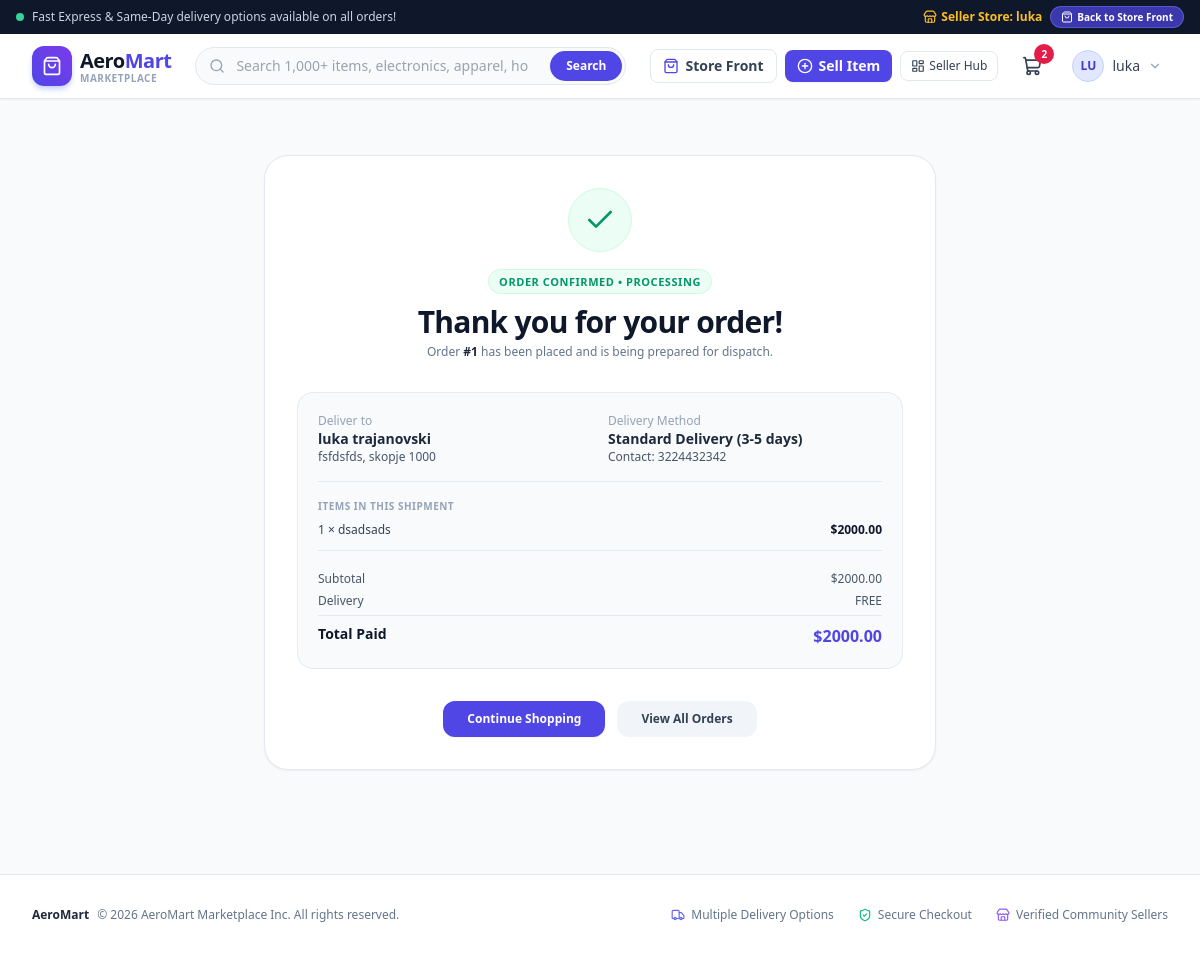
The page /orders/order/1/success/ (signed in) on the database its author committed.
### accounts/models.py (models this page shows, shortened)
class SellerProfile(models.Model):
    user = models.OneToOneField(User, on_delete=models.CASCADE, related_name="seller_profile")
    store_name = models.CharField(max_length=120, unique=True)
    bio = models.TextField(blank=True, help_text="Short description about the seller or store")
    phone_number = models.CharField(max_length=30, blank=True)
    created_at = models.DateTimeField(auto_now_add=True)

### orders/models.py (models this page shows, shortened)
class Order(models.Model):
    user = models.ForeignKey(User, on_delete=models.SET_NULL, null=True, blank=True, related_name="orders")
    full_name = models.CharField(max_length=150)
    email = models.EmailField()
    phone = models.CharField(max_length=30)
    shipping_address = models.TextField()
    city = models.CharField(max_length=100)
    postal_code = models.CharField(max_length=20)
    delivery_option = models.CharField(max_length=50)
    delivery_fee = models.DecimalField(max_digits=10, decimal_places=2)
    subtotal = models.DecimalField(max_digits=10, decimal_places=2)
    grand_total = models.DecimalField(max_digits=10, decimal_places=2)
    status = models.CharField(max_length=20, choices=ORDER_STATUS_CHOICES, default="processing")
    created_at = models.DateTimeField(auto_now_add=True)
    class Meta:
        ordering = ["-created_at"]

class OrderItem(models.Model):
    order = models.ForeignKey(Order, on_delete=models.CASCADE, related_name="items")
    product = models.ForeignKey(Product, on_delete=models.SET_NULL, null=True, blank=True)
    product_title = models.CharField(max_length=200)
    price = models.DecimalField(max_digits=10, decimal_places=2)
    quantity = models.PositiveIntegerField(default=1)
    @property
    def total_price(self):
        return self.price * self.quantity

### orders/views.py (the view)
# urls.py: path("order/<int:order_id>/success/", views.order_success_view, name="order_success"),
def order_success_view(request, order_id):
    order = get_object_or_404(Order.objects.prefetch_related("items"), id=order_id)
    return render(request, "orders/order_success.html", {"order": order})

### accounts/models.py (called while the page is built)
def is_seller(self):
    return hasattr(self, "seller_profile")

### cart/context_processors.py (called while the page is built)
def cart_context(request):
    try:
        cart = get_or_create_cart(request)
        return {
            "global_cart": cart,
            "cart_item_count": cart.item_count,
        }
    except Exception:
        return {
            "global_cart": None,
            "cart_item_count": 0,
        }

### cart/models.py (called while the page is built)
    @property
    def item_count(self):
        return sum(item.quantity for item in self.items.all())

### cart/utils.py (called while the page is built, shortened)
def get_or_create_cart(request):
    if not request.session.session_key:
        request.session.save()
    session_key = request.session.session_key
    if request.user.is_authenticated:
        user_cart = Cart.objects.filter(user=request.user).first()
        session_cart = Cart.objects.filter(session_key=session_key, user__isnull=True).first()
        if session_cart and not user_cart:
            session_cart.user = request.user
            session_cart.save()
            return session_cart
        elif user_cart:
            return user_cart
        else:
            return Cart.objects.create(user=request.user)
    else:
        cart, _ = Cart.objects.get_or_create(session_key=session_key, user__isnull=True)
        return cart

### products/context_processors.py (called while the page is built)
def categories_context(request):
    try:
        root_categories = Category.objects.filter(parent__isnull=True).prefetch_related(
            "subcategories"
        ).order_by("order", "name")
        return {
            "root_categories": root_categories,
        }
    except Exception:
        return {
            "root_categories": [],
        }

### templates/orders/order_success.html (shortened to what this page needs)
{% extends "base.html" %}
{% block content %}
<div class="max-w-2xl mx-auto my-8">
    <div class="bg-white border border-slate-200 rounded-3xl p-8 shadow-sm text-center">
        <div class="w-16 h-16 rounded-full bg-emerald-50 text-emerald-600 flex items-center justify-center mx-auto mb-4 border border-emerald-100">
            <i data-lucide="check" class="w-8 h-8"></i>
        </div>
        <span class="text-[11px] font-bold uppercase tracking-wider text-emerald-600 bg-emerald-50 px-2.5 py-1 rounded-full border border-emerald-100">
            Order Confirmed &bull; Processing
        </span>
        <h1 class="text-2xl sm:text-3xl font-black text-slate-900 tracking-tight mt-3">
            Thank you for your order!
        </h1>
        <p class="text-xs text-slate-500 mt-1">
            Order <span class="font-bold text-slate-800">#{{ order.id }}</span> has been placed and is being prepared for dispatch.
        </p>
        <div class="mt-8 text-left bg-slate-50 border border-slate-200/80 rounded-2xl p-5 space-y-4 text-xs">
            <div class="grid grid-cols-2 gap-4 pb-4 border-b border-slate-200">
                <div>
                    <span class="text-slate-400 block font-medium">Deliver to</span>
                    <strong class="text-slate-800 block text-sm">{{ order.full_name }}</strong>
                    <span class="text-slate-600">{{ order.shipping_address }}, {{ order.city }} {{ order.postal_code }}</span>
                </div>
                <div>
                    <span class="text-slate-400 block font-medium">Delivery Method</span>
                    <strong class="text-slate-800 block text-sm">{{ order.delivery_option }}</strong>
                    <span class="text-slate-600">Contact: {{ order.phone }}</span>
                </div>
            </div>
            <div class="space-y-2 pb-3 border-b border-slate-200">
                <span class="text-slate-400 font-bold uppercase tracking-wider text-[10px] block">Items in this shipment</span>
                {% for item in order.items.all %}
                    <div class="flex justify-between items-center text-slate-700">
                        <span>{{ item.quantity }} &times; {{ item.product_title }}</span>
                        <span class="font-bold text-slate-900">${{ item.total_price }}</span>
                    </div>
                {% endfor %}
            </div>
            <div class="space-y-1.5 pt-1">
                <div class="flex justify-between text-slate-600">
                    <span>Subtotal</span>
                    <span>${{ order.subtotal }}</span>
                </div>
                <div class="flex justify-between text-slate-600">
                    <span>Delivery</span>
                    <span>{% if order.delivery_fee == 0 %}FREE{% else %}${{ order.delivery_fee }}{% endif %}</span>
                </div>
                <div class="flex justify-between font-black text-slate-900 text-sm pt-2 border-t border-slate-200">
                    <span>Total Paid</span>
                    <span class="text-indigo-600 font-black text-base">${{ order.grand_total }}</span>
                </div>
            </div>
        </div>
        <div class="mt-8 flex flex-col sm:flex-row items-center justify-center gap-3">
            <a href="{% url 'home' %}" class="w-full sm:w-auto px-6 py-2.5 rounded-xl font-bold text-white bg-indigo-600 hover:bg-indigo-700 text-xs shadow-sm">
                Continue Shopping
            </a>
            {% if user.is_authenticated %}
                <a href="{% url 'my_orders' %}" class="w-full sm:w-auto px-6 py-2.5 rounded-xl font-semibold text-slate-700 bg-slate-100 hover:bg-slate-200 text-xs">
                    View All Orders
                </a>
            {% endif %}
        </div>
    </div>
</div>
{% endblock %}

### templates/base.html (shortened to what this page needs)
<!DOCTYPE html>
<html lang="en" class="h-full bg-slate-50">
<head>
    <script src="https://cdn.tailwindcss.com"></script>
</head>
<body class="flex flex-col min-h-screen text-slate-800 antialiased font-sans">
    <div class="bg-slate-900 text-slate-300 text-xs py-1.5 px-4 text-center font-medium flex justify-between items-center max-w-7xl mx-auto w-full">
        <div class="hidden sm:flex items-center space-x-2">
            <span class="inline-block w-2 h-2 rounded-full bg-emerald-400 animate-pulse"></span>
            <span>Fast Express & Same-Day delivery options available on all orders!</span>
        </div>
        <div class="flex items-center space-x-4 mx-auto sm:mx-0">
            {% if user.is_authenticated and user.is_seller %}
                <div class="flex items-center gap-2">
                    <span class="text-amber-400 font-semibold flex items-center gap-1">
                        <i data-lucide="store" class="w-3.5 h-3.5"></i> Seller Store: {{ user.seller_profile.store_name }}
                    </span>
                    <a href="{% url 'home' %}" class="inline-flex items-center gap-1 bg-indigo-600/70 hover:bg-indigo-600 text-white font-bold text-[10px] px-2.5 py-0.5 rounded-full border border-indigo-400/40 transition-all shadow-sm">
                        <i data-lucide="shopping-bag" class="w-3 h-3"></i> Back to Store Front
                    </a>
                </div>
            {% elif user.is_authenticated %}
                <a href="{% url 'become_seller' %}" class="text-indigo-400 hover:text-indigo-300 font-medium flex items-center gap-1">
                    <i data-lucide="badge-percent" class="w-3.5 h-3.5"></i> Start selling today &rarr;
                </a>
            {% else %}
                <span>Join our marketplace of curated creators & sellers</span>
            {% endif %}
        </div>
    </div>
    <header class="sticky top-0 z-40 bg-white border-b border-slate-200 shadow-sm">
        <div class="max-w-7xl mx-auto px-4 sm:px-6 lg:px-8">
            <div class="flex items-center justify-between h-16 gap-4">
                <a href="{% url 'home' %}" class="flex items-center gap-2 flex-shrink-0">
                    <div class="w-10 h-10 rounded-xl bg-gradient-to-tr from-indigo-600 to-violet-600 flex items-center justify-center text-white shadow-md shadow-indigo-200">
                        <i data-lucide="shopping-bag" class="w-5 h-5"></i>
                    </div>
                    <div>
                        <span class="text-xl font-black tracking-tight text-slate-900">Aero<span class="text-indigo-600">Mart</span></span>
                        <span class="block text-[10px] uppercase font-bold tracking-wider text-slate-400 -mt-1">Marketplace</span>
                    </div>
                </a>
                <form action="{% url 'home' %}" method="GET" class="flex-1 max-w-xl mx-2 hidden md:block">
                    <div class="relative">
                        <input type="text" name="q" value="{{ search_query|default:'' }}"
                               placeholder="Search 1,000+ items, electronics, apparel, home decor..."
                               class="w-full pl-10 pr-24 py-2 text-sm bg-slate-50 border border-slate-200 rounded-full focus:bg-white focus:outline-none focus:border-indigo-500 focus:ring-2 focus:ring-indigo-100 transition-all">
                        <div class="absolute inset-y-0 left-0 pl-3.5 flex items-center pointer-events-none text-slate-400">
                        </div>
                        <button type="submit" class="absolute inset-y-1 right-1 px-4 text-xs font-semibold text-white bg-indigo-600 hover:bg-indigo-700 rounded-full transition-colors flex items-center">
                            Search
                        </button>
                    </div>
                </form>
                <div class="flex items-center space-x-3 sm:space-x-4">
                    {% if user.is_authenticated %}
                        {% if user.is_seller %}
                            <div class="flex items-center space-x-2">
                                <a href="{% url 'home' %}" class="inline-flex items-center gap-1.5 px-3 py-1.5 text-xs sm:text-sm font-semibold rounded-lg text-slate-700 hover:text-indigo-600 hover:bg-slate-100 border border-slate-200 transition-all" title="Browse items for sale">
                                    <i data-lucide="shopping-bag" class="w-4 h-4 text-indigo-600"></i>
                                    <span class="hidden sm:inline">Store Front</span>
                                </a>
                                <a href="{% url 'product_create' %}" class="inline-flex items-center gap-1.5 px-3 py-1.5 text-xs sm:text-sm font-semibold rounded-lg text-white bg-indigo-600 hover:bg-indigo-700 shadow-sm transition-all">
                                    <i data-lucide="plus-circle" class="w-4 h-4"></i>
                                    <span>Sell Item</span>
                                </a>
                                <a href="{% url 'seller_dashboard' %}" class="hidden lg:inline-flex items-center gap-1 px-2.5 py-1.5 text-xs font-medium rounded-lg text-slate-700 hover:bg-slate-100 border border-slate-200">
                                    <i data-lucide="layout-dashboard" class="w-3.5 h-3.5"></i>
                                    <span>Seller Hub</span>
                                </a>
                            </div>
                        {% endif %}
                    {% endif %}
                    <a href="{% url 'cart_detail' %}" class="relative inline-flex items-center justify-center p-2 text-slate-700 hover:text-indigo-600 hover:bg-slate-100 rounded-lg transition-colors">
                        <i data-lucide="shopping-cart" class="w-5 h-5"></i>
                        {% if cart_item_count and cart_item_count > 0 %}
                            <span class="absolute -top-1 -right-1 bg-rose-600 text-white font-bold text-[10px] w-5 h-5 rounded-full flex items-center justify-center shadow-sm animate-scale">
                                {{ cart_item_count }}
                            </span>
                        {% endif %}
                    </a>
                    {% if user.is_authenticated %}
                        <div class="relative group">
                            <button class="flex items-center space-x-2 p-1.5 rounded-lg hover:bg-slate-100 text-slate-700 focus:outline-none">
                                <div class="w-8 h-8 rounded-full bg-indigo-100 text-indigo-700 font-bold flex items-center justify-center text-xs border border-indigo-200">
                                    {{ user.username|slice:":2"|upper }}
                                </div>
                                <span class="hidden md:inline text-sm font-medium">{{ user.username }}</span>
                                <i data-lucide="chevron-down" class="w-3.5 h-3.5 text-slate-400"></i>
                            </button>
                        </div>
                    {% endif %}
                </div>
            </div>
        </div>
    </header>
    <main class="flex-1 w-full max-w-7xl mx-auto px-4 sm:px-6 lg:px-8 py-6">
        {% block content %}{% endblock %}
    </main>
    <footer class="bg-white border-t border-slate-200 mt-12 py-8">
        <div class="max-w-7xl mx-auto px-4 sm:px-6 lg:px-8 flex flex-col md:flex-row items-center justify-between gap-4 text-xs text-slate-500">
            <div class="flex items-center gap-2">
                <span class="font-bold text-slate-800">AeroMart</span>
                <span>&copy; 2026 AeroMart Marketplace Inc. All rights reserved.</span>
            </div>
            <div class="flex items-center space-x-6">
                <span class="flex items-center gap-1.5"><i data-lucide="truck" class="w-3.5 h-3.5 text-indigo-500"></i> Multiple Delivery Options</span>
                <span class="flex items-center gap-1.5"><i data-lucide="shield-check" class="w-3.5 h-3.5 text-emerald-500"></i> Secure Checkout</span>
                <span class="flex items-center gap-1.5"><i data-lucide="store" class="w-3.5 h-3.5 text-violet-500"></i> Verified Community Sellers</span>
            </div>
        </div>
    </footer>
</body>
</html>

### rows shown on the page
Order: id "1", full_name "luka trajanovski", shipping_address "fsfdsfds", city "skopje", postal_code "1000", delivery_option "Standard Delivery (3-5 days)", phone "3224432342", subtotal "2000.00", grand_total "2000.00"
OrderItem: quantity "1", product_title "dsadsads", total_price "2000.00"

### other values the page prints
{{ user.seller_profile.store_name }} "luka"
{{ cart_item_count }} "2"
{{ user.username|slice:":2"|upper }} "LU"
{{ user.username }} "luka"
